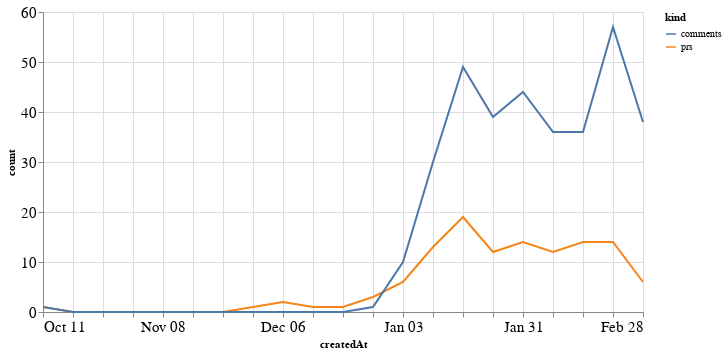

The cell this chart's notebook holds for it:
### Code cell
alt.Chart(total_time, width=600).mark_line().encode(
    x='createdAt',
    y='count',
    color='kind'
)

### Figure 1 — Vega-Lite specification as saved in the notebook (floating-point values rounded to 4 significant figures)
{"config": {"axisLeft": {"labelFontSize": 15}, "axisBottom": {"labelFontSize": 15}}, "data": {"name": "data-58073a20da02da045259787280de8a7f"}, "mark": "line", "encoding": {"color": {"type": "nominal", "field": "kind"}, "x": {"type": "temporal", "field": "createdAt"}, "y": {"type": "quantitative", "field": "count"}}, "width": 600, "$schema": "https://vega.github.io/schema/vega-lite/v4.8.1.json", "datasets": {"data-58073a20da02da045259787280de8a7f": [{"createdAt": "2020-10-11T00:00:00", "kind": "prs", "count": 1}, {"createdAt": "2020-10-18T00:00:00", "kind": "prs", "count": 0}, {"createdAt": "2020-10-25T00:00:00", "kind": "prs", "count": 0}, {"createdAt": "2020-11-01T00:00:00", "kind": "prs", "count": 0}, {"createdAt": "2020-11-08T00:00:00", "kind": "prs", "count": 0}, {"createdAt": "2020-11-15T00:00:00", "kind": "prs", "count": 0}, {"createdAt": "2020-11-22T00:00:00", "kind": "prs", "count": 0}, {"createdAt": "2020-11-29T00:00:00", "kind": "prs", "count": 1}, {"createdAt": "2020-12-06T00:00:00", "kind": "prs", "count": 2}, {"createdAt": "2020-12-13T00:00:00", "kind": "prs", "count": 1}, {"createdAt": "2020-12-20T00:00:00", "kind": "prs", "count": 1}, {"createdAt": "2020-12-27T00:00:00", "kind": "prs", "count": 3}, {"createdAt": "2021-01-03T00:00:00", "kind": "prs", "count": 6}, {"createdAt": "2021-01-10T00:00:00", "kind": "prs", "count": 13}, {"createdAt": "2021-01-17T00:00:00", "kind": "prs", "count": 19}, {"createdAt": "2021-01-24T00:00:00", "kind": "prs", "count": 12}, {"createdAt": "2021-01-31T00:00:00", "kind": "prs", "count": 14}, {"createdAt": "2021-02-07T00:00:00", "kind": "prs", "count": 12}, {"createdAt": "2021-02-14T00:00:00", "kind": "prs", "count": 14}, {"createdAt": "2021-02-21T00:00:00", "kind": "prs", "count": 14}, {"createdAt": "2021-02-28T00:00:00", "kind": "prs", "count": 6}, {"createdAt": "2020-10-11T00:00:00", "kind": "comments", "count": 1}, {"createdAt": "2020-10-18T00:00:00", "kind": "comments", "count": 0}, {"createdAt": "2020-10-25T00:00:00", "kind": "comments", "count": 0}, {"createdAt": "2020-11-01T00:00:00", "kind": "comments", "count": 0}, {"createdAt": "2020-11-08T00:00:00", "kind": "comments", "count": 0}, {"createdAt": "2020-11-15T00:00:00", "kind": "comments", "count": 0}, {"createdAt": "2020-11-22T00:00:00", "kind": "comments", "count": 0}, {"createdAt": "2020-11-29T00:00:00", "kind": "comments", "count": 0}, {"createdAt": "2020-12-06T00:00:00", "kind": "comments", "count": 0}, {"createdAt": "2020-12-13T00:00:00", "kind": "comments", "count": 0}, {"createdAt": "2020-12-20T00:00:00", "kind": "comments", "count": 0}, {"createdAt": "2020-12-27T00:00:00", "kind": "comments", "count": 1}, {"createdAt": "2021-01-03T00:00:00", "kind": "comments", "count": 10}, {"createdAt": "2021-01-10T00:00:00", "kind": "comments", "count": 30}, {"createdAt": "2021-01-17T00:00:00", "kind": "comments", "count": 49}, {"createdAt": "2021-01-24T00:00:00", "kind": "comments", "count": 39}, {"createdAt": "2021-01-31T00:00:00", "kind": "comments", "count": 44}, {"createdAt": "2021-02-07T00:00:00", "kind": "comments", "count": 36}, {"createdAt": "2021-02-14T00:00:00", "kind": "comments", "count": 36}, {"createdAt": "2021-02-21T00:00:00", "kind": "comments", "count": 57}, {"createdAt": "2021-02-28T00:00:00", "kind": "comments", "count": 38}]}}
